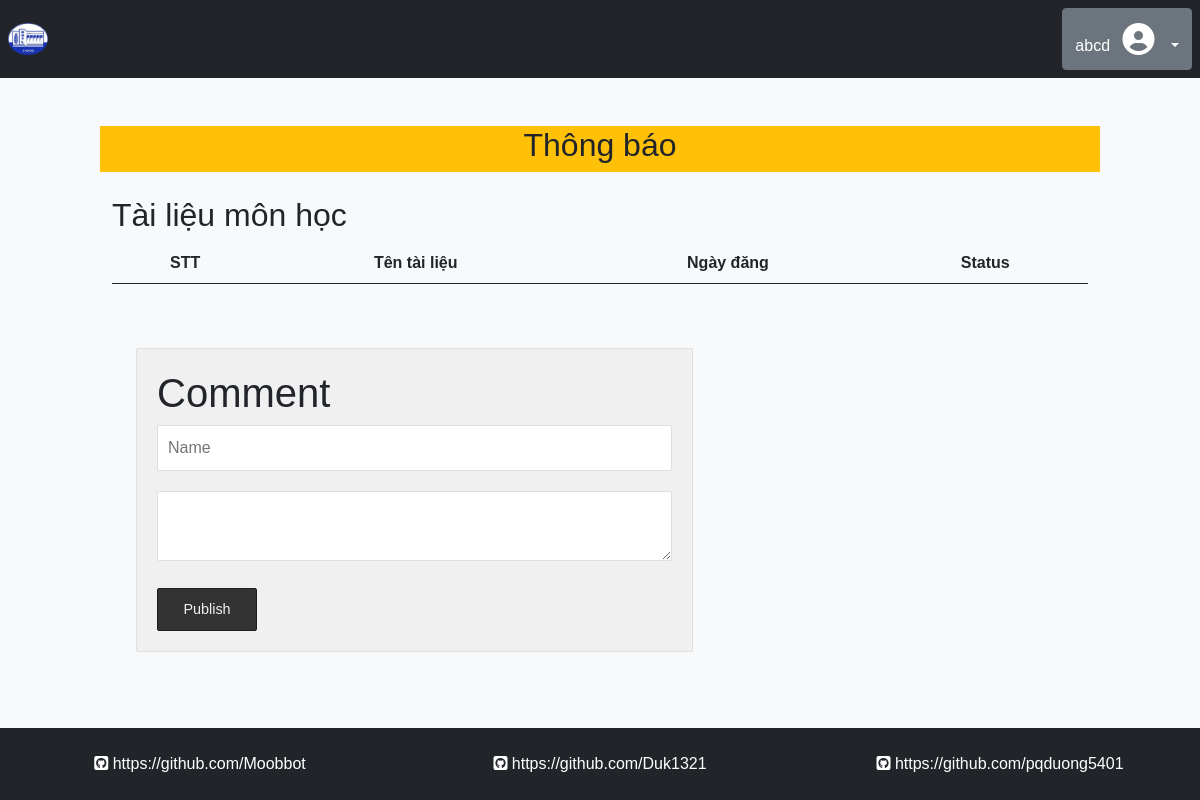
Page /subject/detail.php?id=5 (signed in) on the earlier database version.
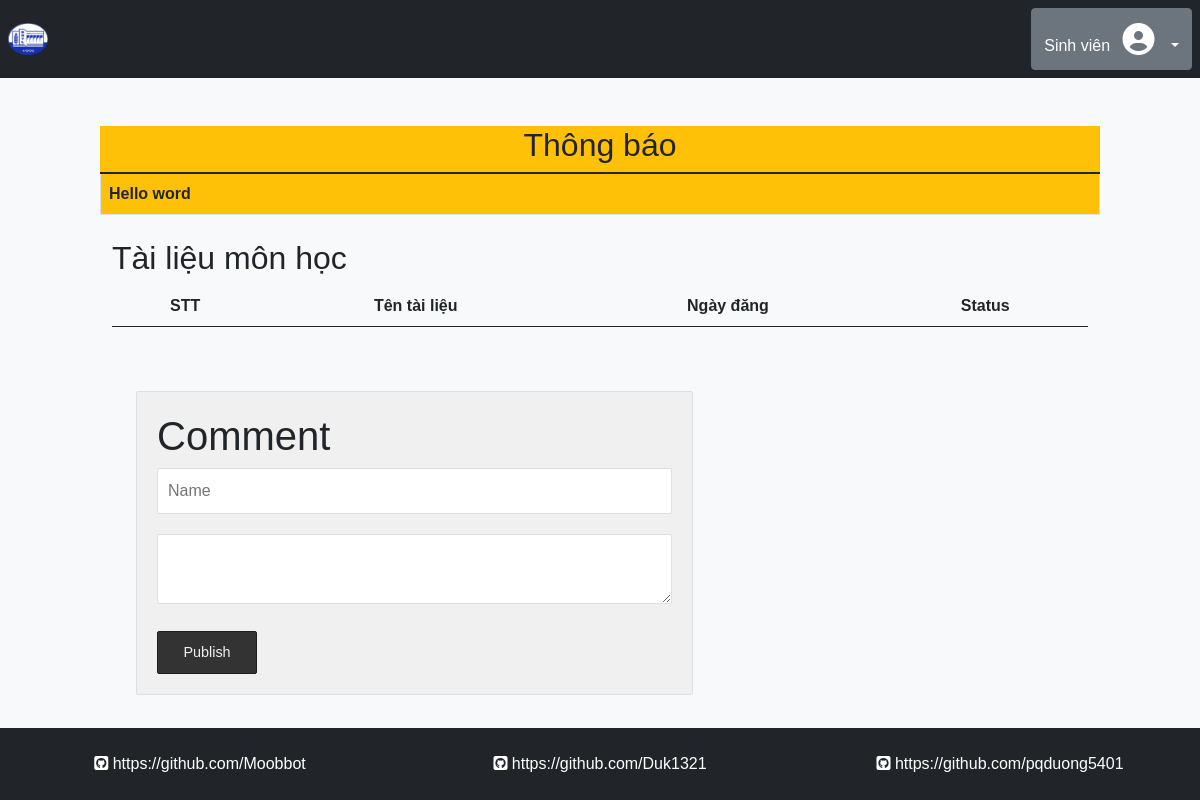
Same page on the later database version.
### tables this page shows
CREATE TABLE `db_note` (
  `note_id` int(10) UNSIGNED NOT NULL,
  `note_mes` text DEFAULT NULL,
  `teach_learn_id` int(10) UNSIGNED NOT NULL,
  `node_date` date NOT NULL DEFAULT current_timestamp()
);

### subject/detail.php (the view, shortened to what this page needs)
<?php include '../reuse/header.php' ?>
<div class="container-fluid bg-light p-0 m-0">
    <?php
    include '../reuse/header_body.php';
    ?>
    <?php
    if (empty($_SESSION['current_user'])) {
        header("Location:../index.php");
    ?>
    <?php
    } else {
        $id = $_GET['id'];
    ?>
    <div class="row d-flex justify-content-center mt-sm-5 p-0 m-0">
        <div class="col-10">
            <div class="row bg-warning">
                <table class="table table-bordered mb-0">
                    <thead>
                        <h2 class="text-center">Thông báo</h2><span id="noti"></span>
                    </thead>
                    <tbody>
                        <form method="POST" id="process_note">
                            <?php
                                $sql = "SELECT `note_id`, `note_mes` FROM db_note WHERE teach_learn_id = '$id'";
                                $result = mysqli_query($conn, $sql);
                                if ($result->num_rows > 0) {
                                    while ($row = $result->fetch_assoc()) {
                                ?>
                            <tr>
                                <th class="col-11">
                                    <?= $row['note_mes'] ?>
                                </th>
                            </tr>
                            <?php
                                    }
                                }
                                ?>
                        </form>
                    </tbody>
                </table>
            </div>
            <div class="row mt-4">
                <div class="col-md-12">
                    <h2>Tài liệu môn học</h2>
                    <table class="table text-center">
                        <thead>
                            <tr>
                                <th>
                                    STT
                                </th>
                                <th>
                                    Tên tài liệu
                                </th>
                                <th>
                                    Ngày đăng
                                </th>
                                <th>
                                    Status
                                </th>
                            </tr>
                        </thead>
                    </table>
                </div>
            </div>
            <div class="container">
                <?php include './comment.php' ?>
            </div>
        </div>
    </div>
    <?php include '../reuse/footer_body.php' ?>
</div>
<?php } ?>
<?php include '../reuse/footer.php' ?>

### reuse/header_body.php (shortened to what this page needs)
<header class="bg-dark text-white p-2">
    <div class="container-fluid p-0 m-0">
        <div class="d-flex flex-wrap align-items-center justify-content-between">
            <a href="http://localhost/BTL_CNW/" class="d-flex align-items-center mb-md-0 text-start">
                <img src="http://localhost/BTL_CNW/assets/img/logo.png" alt="" width="40" height="32"
                    class="d-inline-block align-text-top p-0 m-0 me-2">
            </a>
            <?php
            if (empty($_SESSION['current_user'])) {
            ?>
            <div class="text-end">
                <a href="http://localhost/BTL_CNW/login/index.php" class="btn btn-outline-light me-2">Login</a>
                <a href="http://localhost/BTL_CNW/signup/index.php" class="btn btn-warning me-2">Sign-up</a>
            </div>
            <?php
            } else {
                $currentUser = $_SESSION['current_user'];
            ?>
            <div class="text-end">
                <div class="dropdown">
                    <button class="btn btn-secondary dropdown-toggle" type="button" id="dropdownMenuButton1"
                        data-bs-toggle="dropdown" aria-expanded="false">
                        <?php
                            echo $currentUser['User_FullName'];
                            ?>
                        <i class="fa fa-user-circle fa-w-16 fa-2x p-2" aria-hidden="true"></i>
                    </button>
                </div>
            </div>
            <?php
            }
            ?>
        </div>
    </div>
</header>

Differences in the rows shown:
added db_note: note_mes "Hello word"
Other differences:
$currentUser['User_FullName']: "abcd" → "Sinh viên"
